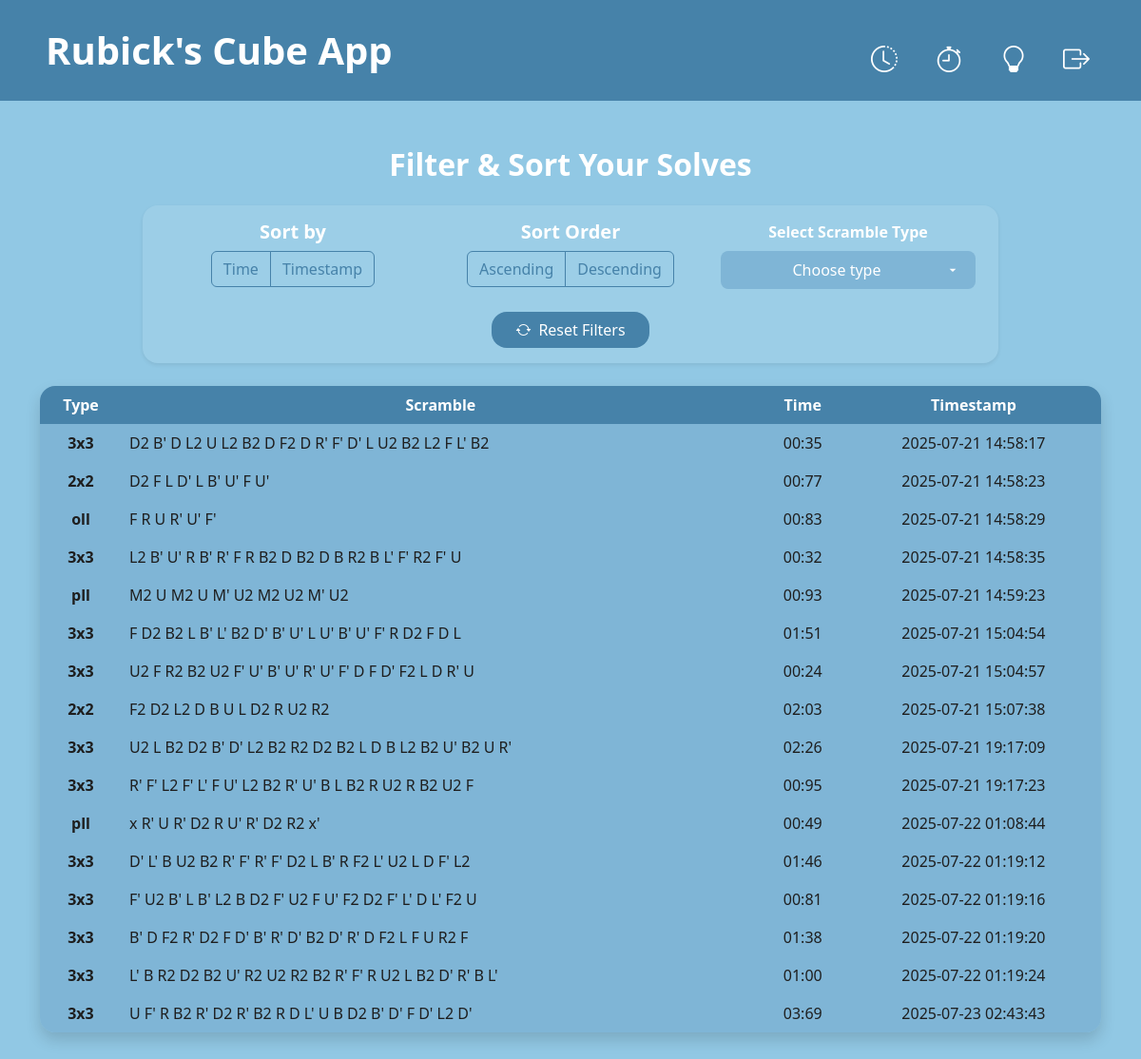
The app's page / (signed in), older data.
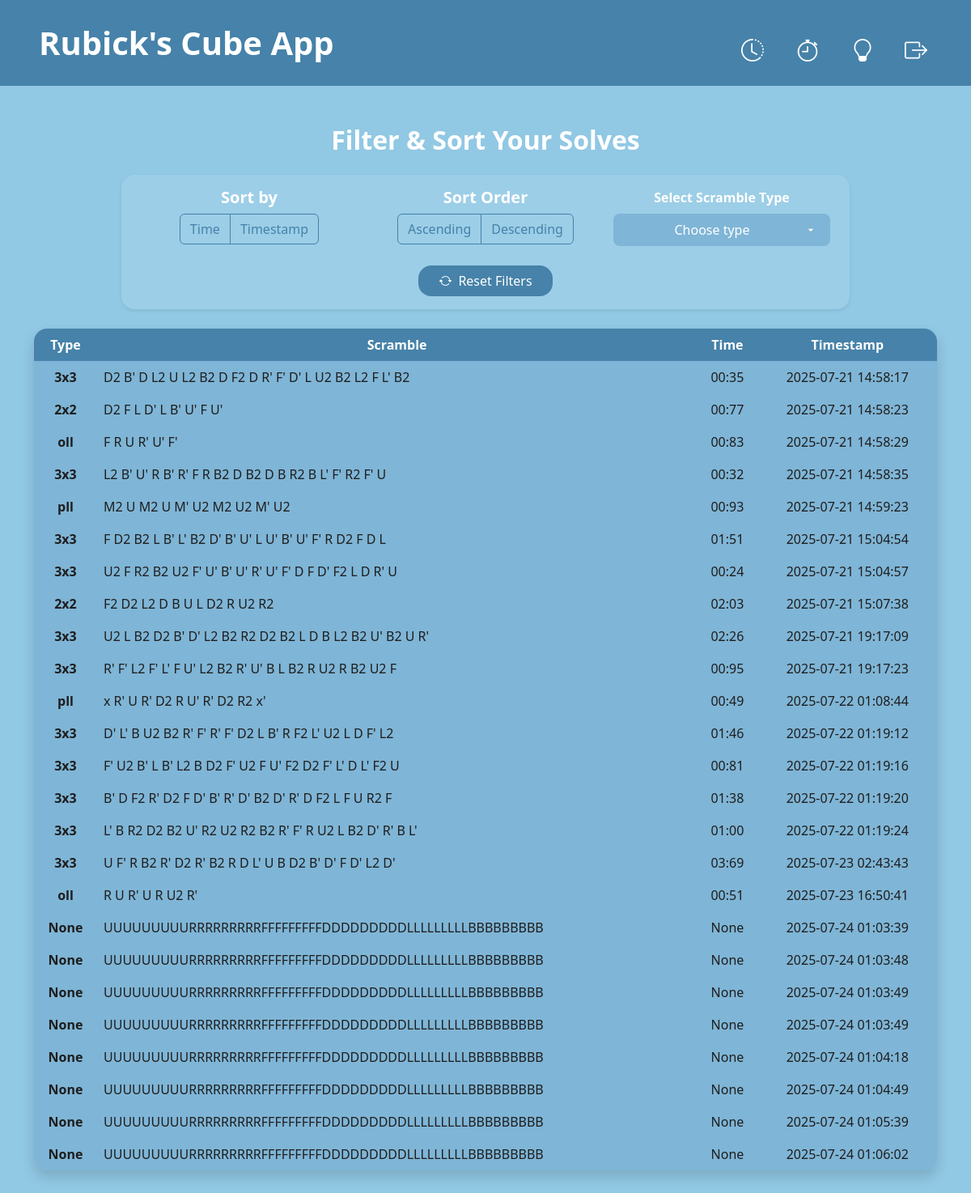
The same page, newer data.
### tables this page shows
CREATE TABLE solves (
    id INTEGER PRIMARY KEY AUTOINCREMENT,
    user_id INTEGER,
    scramble TEXT,
    scramble_type TEXT,
    time TEXT,
    time_ms INTEGER,
    timestamp TEXT
);

### app.py (the view)
@app.route("/", methods=["GET", "POST"])
@login_required
def index():
    if request.method == "POST":
        sortData = request.get_json()
        select = sortData.get("select")
        sort = sortData.get("sort")
        order = sortData.get("order")
        query = queryGenerator(select, sort, order)
        conn = sqlite3.connect("users.db")
        conn.row_factory = sqlite3.Row
        cur = conn.cursor()
        cur.execute(query, (current_user.id,))
        selected_solves = cur.fetchall()
        conn.close()
        return jsonify({
            "data": [dict(row) for row in selected_solves]
        })
    else:
        conn = sqlite3.connect("users.db")
        conn.row_factory = sqlite3.Row
        cur = conn.cursor()
        cur.execute("""
            SELECT scramble_type, scramble, time, timestamp
            FROM solves
            WHERE user_id = ?
            ORDER BY timestamp
        """, (current_user.id,))
        solves = cur.fetchall()
        conn.close()
        return render_template("index.html", solves=solves)

### app.py (called while the page is built)
@login_manager.user_loader
def load_user(user_id):
    conn = sqlite3.connect("users.db")
    conn.row_factory = sqlite3.Row
    cur = conn.cursor()
    cur.execute("SELECT * FROM users WHERE id = ?", (user_id,))
    row = cur.fetchone()
    conn.close()
    if row:
        return User(id=row["id"], username=row["username"])
    return None

### templates/index.html (shortened to what this page needs)
{% extends "layout.html" %}
{% block body %}
<main id="history" class="container mt-5 flex-grow-1 d-flex flex-column align-items-center">
    <h2 class="fw-bold text-center mb-4">Filter & Sort Your Solves</h2>
    <form id="sort-form" method="post" action="/" class="form mb-4 w-100 px-4 py-3 rounded-4 shadow-sm">
        <div class="row text-center gy-4">
            <div class="col-md-4 d-flex flex-column align-items-center">
                <h5 class="fw-bold mb-2">Sort by</h5>
                <div class="btn-group" role="group" aria-label="Sort By">
                    <label class="btn btn-outline-custom" for="sort-by-time_ms">Time</label>
                    <label class="btn btn-outline-custom" for="sort-by-timestamp">Timestamp</label>
                </div>
            </div>
            <div class="col-md-4 d-flex flex-column align-items-center">
                <h5 class="fw-bold mb-2">Sort Order</h5>
                <div class="btn-group" role="group" aria-label="Sort Order">
                    <label class="btn btn-outline-custom" for="sort-order-asc">Ascending</label>
                    <label class="btn btn-outline-custom" for="sort-order-desc">Descending</label>
                </div>
            </div>
            <div class="col-md-4 d-flex flex-column align-items-center">
                <label for="select-by" class="fw-bold mb-2">Select Scramble Type</label>
                <select id="select-by" class="form-select text-center select-custom" name="select-by">
                    <option disabled selected class="d-none" value="none">Choose type</option>
                </select>
            </div>
        </div>
        <div class="row mt-4">
            <div class="col d-flex justify-content-center">
                <button id="reset-btn" type="reset" class="btn px-4 rounded-4">
                    <span class="bi bi-arrow-repeat me-2"></span>Reset Filters
                </button>
            </div>
        </div>
    </form>
    <div class="w-100">
        <div class="table-responsive shadow rounded-4 mb-5">
            <table class="table table-hover table-borderless align-middle mb-0">
                <thead class="head text-center text-nowrap">
                    <tr>
                        <th scope="col">Type</th>
                        <th scope="col">Scramble</th>
                        <th scope="col">Time</th>
                        <th scope="col">Timestamp</th>
                    </tr>
                </thead>
                <tbody id="tbody" class="body text-center">
                    {% for solve in solves %}
                    <tr>
                        <td class="fw-semibold">{{ solve.scramble_type }}</td>
                        <td class="text-start text-break">{{ solve.scramble }}</td>
                        <td class="text-nowrap">{{ solve.time }}</td>
                        <td class="text-nowrap">{{ solve.timestamp }}</td>
                    </tr>
                    {% endfor %}
                </tbody>
            </table>
        </div>
    </div>
</main>
{% endblock %}

### templates/layout.html (shortened to what this page needs)
<!DOCTYPE html>
<html lang="en">
<head>
    <link rel="stylesheet" href="https://cdn.jsdelivr.net/npm/bootstrap-icons@1.13.1/font/bootstrap-icons.min.css">
    <link href="https://cdn.jsdelivr.net/npm/bootstrap@5.3.7/dist/css/bootstrap.min.css" rel="stylesheet">
    <link rel="stylesheet" href="{{ url_for('static', filename='css/style.css') }}">
</head>
<body class="d-flex flex-column min-vh-100">
    {% if request.endpoint == 'login' or request.endpoint == 'register' %}
        <nav class="navbar">
            <div class="container-fluid px-5 py-2 d-flex align-items-center">
                <a href="{{ url_for('index') }}" class="navbar-brand fs-1 fw-bold">Rubick's Cube App</a>
                <ul class="navbar-nav d-flex flex-row ms-auto align-items-center">
                    <li class="nav-item me-3 fs-5">
                        <a href="{{ url_for('login') }}" class="nav-link">Log In</a>
                    </li>
                    <li class="nav-item fs-5">
                        <a href="{{ url_for('register') }}" class="nav-link">Register</a>
                    </li>
                </ul>
            </div>
        </nav>
    {% else %}
        <nav id="navbar" class="navbar navbar-expand-md">
            <div class="container-fluid px-5 py-2 d-flex align-items-center">
                <a href="{{ url_for('index') }}" class="navbar-brand fs-1 fw-bold">Rubick's Cube App</a>
                <div class="collapse navbar-collapse" id="navbar-content">
                    <ul class="navbar-nav ms-auto d-flex align-items-center justify-content-between gap-4 mt-3 ms-md-auto">
                        <li class="nav-item fs-5">
                            <a href="{{ url_for('index') }}" class="nav-link d-flex flex-column align-items-center" title="History">
                                <i class="bi bi-clock-history fs-3"></i>
                            </a>
                        </li>
                        <li class="nav-item fs-5">
                            <a href="{{ url_for('timer') }}" class="nav-link d-flex flex-column align-items-center" title="Timer">
                                <i class="bi bi-stopwatch fs-3"></i>
                            </a>
                        </li>
                        <li class="nav-item fs-5">
                            <a href="{{ url_for('solver') }}" class="nav-link d-flex flex-column align-items-center" title="Solver">
                                <i class="bi bi-lightbulb fs-3"></i>
                            </a>
                        </li>
                        <li class="nav-item fs-5">
                            <form id="logout-form" action="/logout" method="post">
                                <button type="submit" class="d-flex flex-column align-items-center" title="Log Out">
                                    <i class="bi bi-box-arrow-right fs-3"></i>
                                </button>
                            </form>
                        </li>
                    </ul>
                </div>
            </div>
        </nav>
    {% endif %}
    {% block body %}
    {% endblock %}
</body>
</html>

### static/css/style.css (style rules this page uses)
:root { --primary: #4682A9; --secondary: #91C8E4; --highlight : #7FB5D6; --accent: #F6B17A; --bg-light: #F2F2F2; --bg-dark: #2D2D2D; --text-dark: #1E1E1E; --text-light: #FFFFFF; --divider: #B0BFCF; }
body { background-color: var(--secondary); }
.navbar { background-color: var(--primary); }
.navbar .navbar-brand, .navbar .nav-link { color: var(--text-light); transition: color 0.3s ease; }
#logout-form > button { background:none; border:none; box-shadow:none; color: var(--text-light); transition: color 0.3s ease; }
.select-custom { background-color: var(--secondary); color: var(--text-light); border: none; text-align-last: center; -webkit-appearance: none; -moz-appearance: none; appearance: none; padding: 0.5rem 2.5rem 0.5rem 1rem; border-radius: 0.5rem; font-weight: 500; font-size: 1rem; background-repeat: no-repeat; background-position: right 1rem center; background-size: 1rem; transition: border-color 0.2s ease, background-color 0.2s ease; }
#history { height: 70dvh; color: var(--text-light); }
#history > div { max-width: 1200px; }
thead.head th { background-color: var(--primary) !important; color: var(--text-light) !important; }
tbody.body td { background-color: var(--highlight) !important; color: var(--text-dark) !important; }
#select-by { background-color: var(--highlight); }
#reset-btn { background-color: var(--primary); color: var(--text-light); transition: background-color 0.2s ease, color 0.2s ease, border-color 0.2s ease; }
#sort-form { max-width: 900px; background-color: rgba(255, 255, 255, 0.1); }
.btn-outline-custom { color: var(--primary); border-color: var(--primary); background-color: transparent; transition: all 0.2s ease; }

Row changes from the older to the newer data that the page shows:
added solves: scramble_type "oll", scramble "R U R' U R U2 R'", time "00:51", timestamp "2025-07-23 16:50:41"
added solves: scramble_type "None", scramble "UUUUUUUUURRRRRRRRRFFFFFFFFFDDDDDDDDDLLLLLLLLLBBBBBBBBB", time "None", timestamp "2025-07-24 01:03:39"
added solves: scramble_type "None", scramble "UUUUUUUUURRRRRRRRRFFFFFFFFFDDDDDDDDDLLLLLLLLLBBBBBBBBB", time "None", timestamp "2025-07-24 01:03:48"
added solves: scramble_type "None", scramble "UUUUUUUUURRRRRRRRRFFFFFFFFFDDDDDDDDDLLLLLLLLLBBBBBBBBB", time "None", timestamp "2025-07-24 01:03:49"
added solves: scramble_type "None", scramble "UUUUUUUUURRRRRRRRRFFFFFFFFFDDDDDDDDDLLLLLLLLLBBBBBBBBB", time "None", timestamp "2025-07-24 01:03:49"
added solves: scramble_type "None", scramble "UUUUUUUUURRRRRRRRRFFFFFFFFFDDDDDDDDDLLLLLLLLLBBBBBBBBB", time "None", timestamp "2025-07-24 01:04:18"
added solves: scramble_type "None", scramble "UUUUUUUUURRRRRRRRRFFFFFFFFFDDDDDDDDDLLLLLLLLLBBBBBBBBB", time "None", timestamp "2025-07-24 01:04:49"
added solves: scramble_type "None", scramble "UUUUUUUUURRRRRRRRRFFFFFFFFFDDDDDDDDDLLLLLLLLLBBBBBBBBB", time "None", timestamp "2025-07-24 01:05:39"
added solves: scramble_type "None", scramble "UUUUUUUUURRRRRRRRRFFFFFFFFFDDDDDDDDDLLLLLLLLLBBBBBBBBB", time "None", timestamp "2025-07-24 01:06:02"
